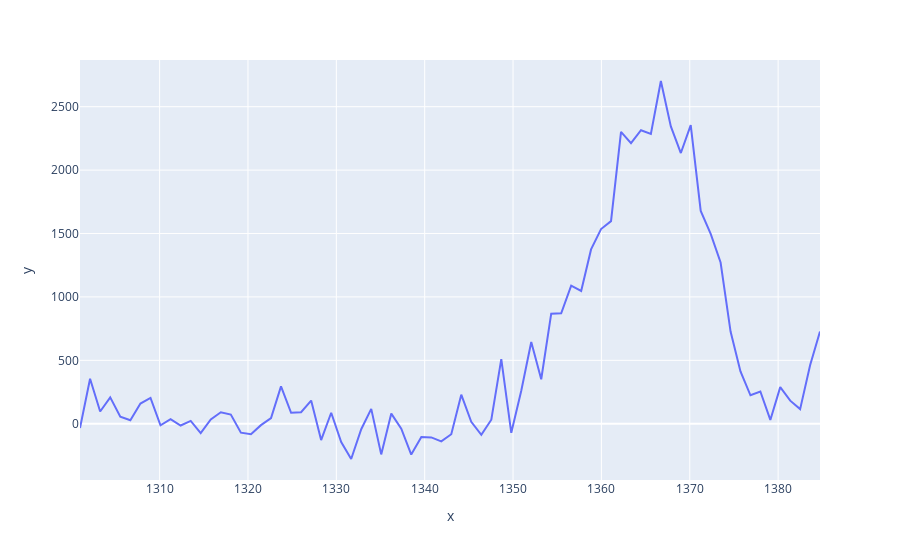

Notebook cell for this chart:
### Code cell
roi = np.array([[1320,1350]])
for i in [0,2,1]:
    map = PCA.Map(f'../data/mapa{i}.txt', begin=1300, end=1385, roi=roi, baseline='arPLS')
    avg = map.data_matrix.mean(axis=0)
    px.line(x=map.raman_shift, y=avg).show()
    # fit lorentzian
    popt, pcov = curve_fit(PCA.lorentz, map.raman_shift, avg, p0=[1, 1368, 10, 0], bounds=([0, 1365, 0, -np.inf], [np.inf, 1371, 50, np.inf]))
    print(popt)
